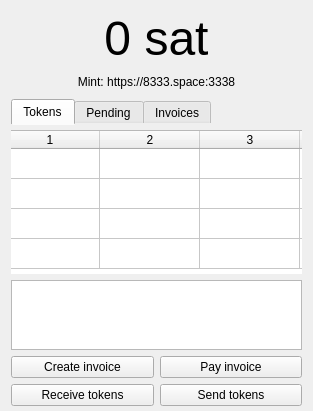
<?xml version="1.0" encoding="UTF-8"?>
<ui version="4.0">
 <class>MainWindow</class>
 <widget class="QDialog" name="MainWindow">
  <property name="geometry">
   <rect>
    <x>0</x>
    <y>0</y>
    <width>313</width>
    <height>391</height>
   </rect>
  </property>
  <property name="sizePolicy">
   <sizepolicy hsizetype="Preferred" vsizetype="Preferred">
    <horstretch>0</horstretch>
    <verstretch>0</verstretch>
   </sizepolicy>
  </property>
  <property name="focusPolicy">
   <enum>Qt::NoFocus</enum>
  </property>
  <property name="windowTitle">
   <string>Cashu</string>
  </property>
  <layout class="QGridLayout" name="gridLayout_2" columnstretch="1">
   <property name="bottomMargin">
    <number>5</number>
   </property>
   <item row="0" column="0">
    <layout class="QVBoxLayout" name="verticalLayout" stretch="0,0,0,0,0">
     <property name="spacing">
      <number>-1</number>
     </property>
     <property name="bottomMargin">
      <number>0</number>
     </property>
     <item>
      <widget class="QLabel" name="label_balance">
       <property name="font">
        <font>
         <pointsize>36</pointsize>
        </font>
       </property>
       <property name="text">
        <string>0 sat</string>
       </property>
       <property name="alignment">
        <set>Qt::AlignCenter</set>
       </property>
       <property name="textInteractionFlags">
        <set>Qt::LinksAccessibleByMouse|Qt::TextSelectableByMouse</set>
       </property>
      </widget>
     </item>
     <item>
      <widget class="QLabel" name="label_mint_url">
       <property name="minimumSize">
        <size>
         <width>0</width>
         <height>21</height>
        </size>
       </property>
       <property name="text">
        <string>Mint: https://8333.space:3338</string>
       </property>
       <property name="alignment">
        <set>Qt::AlignCenter</set>
       </property>
       <property name="textInteractionFlags">
        <set>Qt::LinksAccessibleByMouse|Qt::TextSelectableByMouse</set>
       </property>
      </widget>
     </item>
     <item>
      <widget class="QTabWidget" name="tabWidget">
       <property name="minimumSize">
        <size>
         <width>0</width>
         <height>175</height>
        </size>
       </property>
       <property name="focusPolicy">
        <enum>Qt::NoFocus</enum>
       </property>
       <property name="styleSheet">
        <string notr="true">QTabWidget::pane {
    border: 0 solid white;
    margin: -13px -9px -13px -9px;
	padding: 9px -12px -12px -12px;
}</string>
       </property>
       <property name="currentIndex">
        <number>0</number>
       </property>
       <widget class="QWidget" name="tab_amounts">
        <property name="focusPolicy">
         <enum>Qt::ClickFocus</enum>
        </property>
        <attribute name="title">
         <string>Tokens</string>
        </attribute>
        <layout class="QGridLayout" name="gridLayout_3">
         <item row="0" column="0">
          <layout class="QVBoxLayout" name="verticalLayout_2">
           <property name="spacing">
            <number>-1</number>
           </property>
           <property name="leftMargin">
            <number>0</number>
           </property>
           <property name="rightMargin">
            <number>0</number>
           </property>
           <item>
            <widget class="QTableWidget" name="table_tokens">
             <property name="sizePolicy">
              <sizepolicy hsizetype="Expanding" vsizetype="Expanding">
               <horstretch>0</horstretch>
               <verstretch>0</verstretch>
              </sizepolicy>
             </property>
             <property name="focusPolicy">
              <enum>Qt::NoFocus</enum>
             </property>
             <property name="autoScrollMargin">
              <number>16</number>
             </property>
             <property name="editTriggers">
              <set>QAbstractItemView::NoEditTriggers</set>
             </property>
             <property name="selectionMode">
              <enum>QAbstractItemView::SingleSelection</enum>
             </property>
             <property name="showGrid">
              <bool>true</bool>
             </property>
             <property name="rowCount">
              <number>4</number>
             </property>
             <property name="columnCount">
              <number>4</number>
             </property>
             <attribute name="verticalHeaderVisible">
              <bool>false</bool>
             </attribute>
             <attribute name="verticalHeaderHighlightSections">
              <bool>true</bool>
             </attribute>
             <row/>
             <row/>
             <row/>
             <row/>
             <column/>
             <column/>
             <column/>
             <column/>
            </widget>
           </item>
          </layout>
         </item>
        </layout>
       </widget>
       <widget class="QWidget" name="tab_pending">
        <attribute name="title">
         <string>Pending</string>
        </attribute>
        <layout class="QGridLayout" name="gridLayout_4">
         <item row="0" column="0">
          <layout class="QGridLayout" name="grid_pending">
           <item row="0" column="0">
            <widget class="QTableWidget" name="table_pending">
             <property name="editTriggers">
              <set>QAbstractItemView::NoEditTriggers</set>
             </property>
             <property name="selectionMode">
              <enum>QAbstractItemView::SingleSelection</enum>
             </property>
             <property name="rowCount">
              <number>4</number>
             </property>
             <property name="columnCount">
              <number>4</number>
             </property>
             <attribute name="verticalHeaderVisible">
              <bool>false</bool>
             </attribute>
             <row/>
             <row/>
             <row/>
             <row/>
             <column/>
             <column/>
             <column/>
             <column/>
            </widget>
           </item>
          </layout>
         </item>
        </layout>
       </widget>
       <widget class="QWidget" name="tab">
        <attribute name="title">
         <string>Invoices</string>
        </attribute>
        <layout class="QGridLayout" name="gridLayout_6">
         <item row="0" column="0">
          <layout class="QGridLayout" name="gridLayout_5">
           <item row="0" column="0">
            <widget class="QTableWidget" name="table_invoices">
             <property name="editTriggers">
              <set>QAbstractItemView::NoEditTriggers</set>
             </property>
             <property name="selectionMode">
              <enum>QAbstractItemView::SingleSelection</enum>
             </property>
             <property name="rowCount">
              <number>4</number>
             </property>
             <property name="columnCount">
              <number>3</number>
             </property>
             <attribute name="verticalHeaderVisible">
              <bool>false</bool>
             </attribute>
             <row/>
             <row/>
             <row/>
             <row/>
             <column/>
             <column/>
             <column/>
            </widget>
           </item>
          </layout>
         </item>
        </layout>
       </widget>
      </widget>
     </item>
     <item>
      <widget class="QPlainTextEdit" name="text_field">
       <property name="sizePolicy">
        <sizepolicy hsizetype="Expanding" vsizetype="Maximum">
         <horstretch>0</horstretch>
         <verstretch>0</verstretch>
        </sizepolicy>
       </property>
       <property name="maximumSize">
        <size>
         <width>16777215</width>
         <height>75</height>
        </size>
       </property>
      </widget>
     </item>
     <item>
      <layout class="QGridLayout" name="gridLayout">
       <property name="topMargin">
        <number>0</number>
       </property>
       <property name="bottomMargin">
        <number>0</number>
       </property>
       <item row="1" column="1">
        <widget class="QPushButton" name="button_send">
         <property name="focusPolicy">
          <enum>Qt::NoFocus</enum>
         </property>
         <property name="text">
          <string>Send tokens</string>
         </property>
        </widget>
       </item>
       <item row="1" column="0">
        <widget class="QPushButton" name="button_receive">
         <property name="focusPolicy">
          <enum>Qt::NoFocus</enum>
         </property>
         <property name="text">
          <string>Receive tokens</string>
         </property>
         <property name="flat">
          <bool>false</bool>
         </property>
        </widget>
       </item>
       <item row="0" column="0">
        <widget class="QPushButton" name="button_invoice">
         <property name="focusPolicy">
          <enum>Qt::NoFocus</enum>
         </property>
         <property name="text">
          <string>Create invoice</string>
         </property>
         <property name="flat">
          <bool>false</bool>
         </property>
        </widget>
       </item>
       <item row="0" column="1">
        <widget class="QPushButton" name="button_pay">
         <property name="focusPolicy">
          <enum>Qt::NoFocus</enum>
         </property>
         <property name="text">
          <string>Pay invoice</string>
         </property>
        </widget>
       </item>
      </layout>
     </item>
    </layout>
   </item>
  </layout>
 </widget>
 <tabstops>
  <tabstop>text_field</tabstop>
  <tabstop>button_invoice</tabstop>
  <tabstop>button_pay</tabstop>
  <tabstop>button_receive</tabstop>
  <tabstop>button_send</tabstop>
 </tabstops>
 <resources/>
 <connections/>
</ui>
